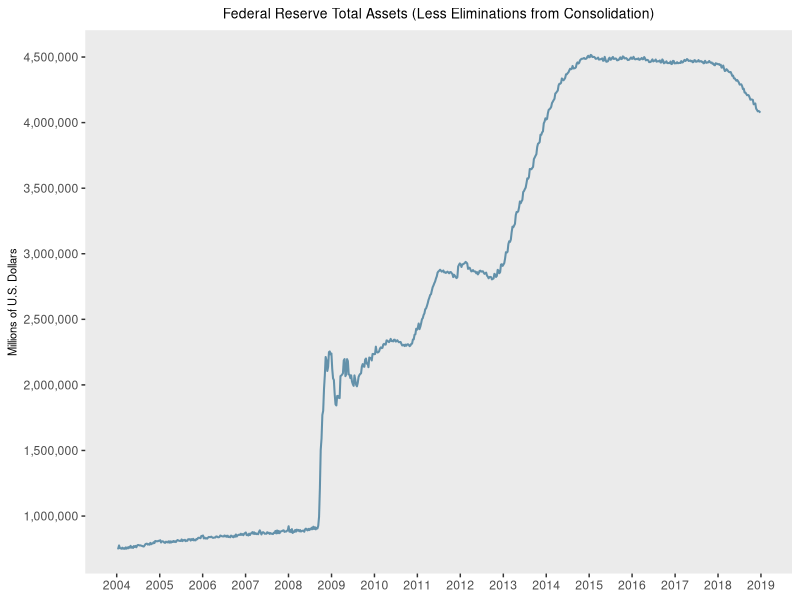

The R source for this figure:
## ---- chunk 1
knitr::opts_chunk$set(echo = TRUE)
## ---- chunk 2

setwd(here::here())
library(ggplot2)
library(dplyr)
library(tidyverse)
library(lubridate)
library(scales)
library(here)


GDP<-read_csv("./Data/FedTotalAssets.csv")

theme_update(plot.title = element_text(hjust = 0.5))

## FED Assets 

ggplot(GDP, aes(x=as_date(unlist(GDP[1])), y=unlist(GDP[2]), group = 1))+ 
  geom_line(color = "#09557f",alpha = 0.6,size = 0.7)+ 
  scale_x_date(date_breaks = "1 year", date_labels =  "%Y")+
  theme(axis.title.x = element_blank())+theme(panel.grid.major = element_blank(), panel.grid.minor = element_blank())+
  scale_y_continuous(labels=comma, name="Millions of U.S. Dollars", breaks = scales::pretty_breaks(n = 8))+
  theme(axis.title=element_text(size=8))+
  ggtitle("Federal Reserve Total Assets (Less Eliminations from Consolidation)")+theme(plot.title = element_text(size=10))
    
    
    
